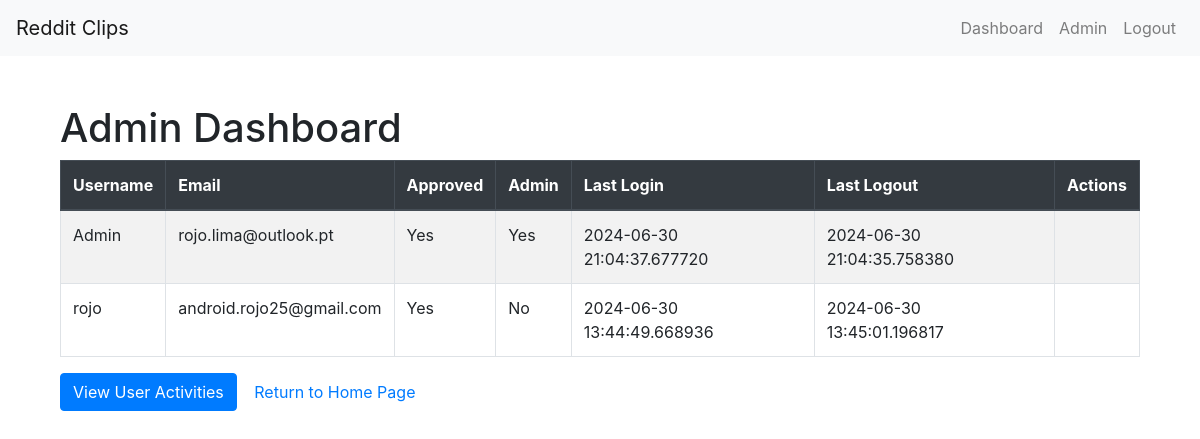
The page /admin (signed in) on the database its author committed.
### app.py (models this page shows, shortened)
class User(db.Model, UserMixin):
    id = db.Column(db.Integer, primary_key=True)
    username = db.Column(db.String(20), unique=True, nullable=False)
    email = db.Column(db.String(120), unique=True, nullable=False)
    password = db.Column(db.String(60), nullable=False)
    approved = db.Column(db.Boolean, default=False, nullable=False)
    is_admin = db.Column(db.Boolean, default=False, nullable=False)
    last_login = db.Column(db.DateTime, nullable=True)
    last_logout = db.Column(db.DateTime, nullable=True)

### app.py (the view)
@app.route('/admin')
@admin_required
def admin_dashboard():
    users = User.query.all()
    return render_template('admin_dashboard.html', users=users)

### app.py (called while the page is built)
@login_manager.user_loader
def load_user(user_id):
    return User.query.get(int(user_id))

def admin_required(f):
    @wraps(f)
    @login_required
    def decorated_function(*args, **kwargs):
        if not current_user.is_admin:
            flash('You do not have the required permissions to access this page.', 'danger')
            return redirect(url_for('index'))
        return f(*args, **kwargs)
    return decorated_function

### templates/admin_dashboard.html (shortened to what this page needs)
{% extends "base.html" %}
{% block content %}
<div class="container mt-5">
    <h1>Admin Dashboard</h1>
    <div class="table-responsive">
        <table class="table table-striped table-bordered">
            <thead class="thead-dark">
                <tr>
                    <th>Username</th>
                    <th>Email</th>
                    <th>Approved</th>
                    <th>Admin</th>
                    <th>Last Login</th>
                    <th>Last Logout</th>
                    <th>Actions</th>
                </tr>
            </thead>
            <tbody>
                {% for user in users %}
                <tr>
                    <td>{{ user.username }}</td>
                    <td>{{ user.email }}</td>
                    <td>{{ 'Yes' if user.approved else 'No' }}</td>
                    <td>{{ 'Yes' if user.is_admin else 'No' }}</td>
                    <td>{{ user.last_login }}</td>
                    <td>{{ user.last_logout }}</td>
                    <td>
                    </td>
                </tr>
                {% endfor %}
            </tbody>
        </table>
    </div>
    <a href="{{ url_for('admin_activities') }}" class="btn btn-primary">View User Activities</a>
    <a href="{{ url_for('episodes') }}" class="btn btn-link">Return to Home Page</a>
</div>
{% endblock %}

### templates/base.html (shortened to what this page needs)
<!DOCTYPE html>
<html lang="en">
<head>
    <link rel="stylesheet" href="https://stackpath.bootstrapcdn.com/bootstrap/4.5.2/css/bootstrap.min.css">
</head>
<body>
    <nav class="navbar navbar-expand-lg navbar-light bg-light">
        <a class="navbar-brand" href="{{ url_for('index') }}">Reddit Clips</a>
        <div class="collapse navbar-collapse" id="navbarNav">
            <ul class="navbar-nav ml-auto">
                {% if current_user.is_authenticated %}
                    <li class="nav-item">
                        <a class="nav-link" href="{{ url_for('dashboard') }}">Dashboard</a>
                    </li>
                    {% if current_user.is_admin %}
                        <li class="nav-item">
                            <a class="nav-link" href="{{ url_for('admin_dashboard') }}">Admin</a>
                        </li>
                    {% endif %}
                    <li class="nav-item">
                        <a class="nav-link" href="{{ url_for('logout') }}">Logout</a>
                    </li>
                {% endif %}
            </ul>
        </div>
    </nav>
    <div class="container mt-5">
        {% block content %}{% endblock %}
    </div>
</body>
</html>

### rows shown on the page
User: username "Admin", email "rojo.lima@outlook.pt", approved "Yes", is_admin "Yes", last_login "2024-06-30 21:04:37.677720", last_logout "2024-06-30 21:04:35.758380"
User: username "rojo", email "android.rojo25@gmail.com", approved "Yes", is_admin "No", last_login "2024-06-30 13:44:49.668936", last_logout "2024-06-30 13:45:01.196817"
